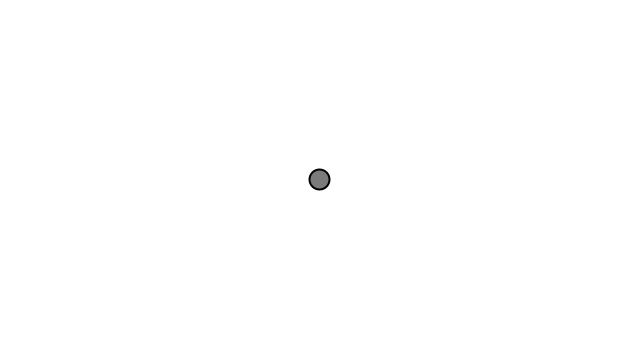
Frame 1 (no input)
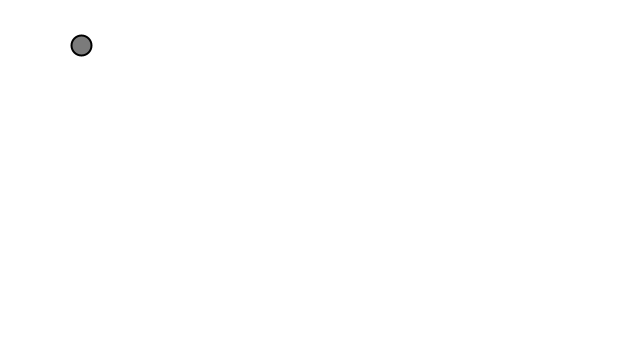
Frame 60 (the mouse pressed at the canvas centre just before this capture)
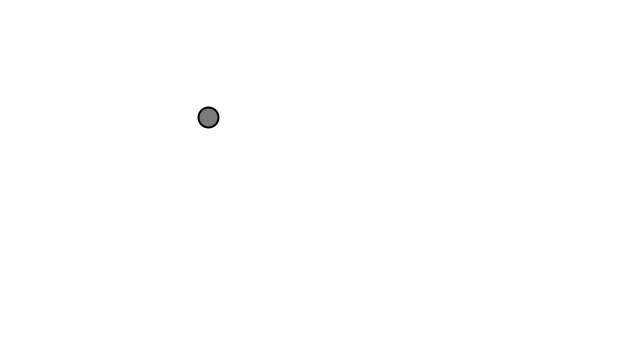
Frame 120 (the mouse held since frame 60 and released just before this capture)

The Processing sketch that drew these frames (run headless with seeded random() and noise(); from frame 60 on, the mouse is pressed at the canvas centre):

// Processing sketch: accelerationToMouse01
// ── accelerationToMouse01.pde
Mover m;
int bgColor;

void setup() {
  size(640, 360);
  bgColor = 255;
  m = new Mover();
}

void draw() {
  background(bgColor);
  m.update();
  // m.edges();
  m.bounce();
  m.display();
}

// ── Mover.pde
class Mover {
  PVector pos, vel, acc;
  int rad;
  
  Mover() {
    rad = 10;
    pos = new PVector(width/2,height/2);
    vel = new PVector(0,0);
    acc = new PVector(0,0);
  }
  
  void update() {
    PVector mouse = new PVector(mouseX, mouseY);
    mouse.sub(pos);
    mouse.setMag(0.3); // tweak this val for more fun, or make non const
    acc = mouse;
    
    vel.add(acc);
    pos.add(vel);
    vel.limit(5); // turn on and off for different accels
  }
  
  void edges() {
    if(pos.x > width)    pos.x = 0;
    if(pos.x < 0)        pos.x = width;
    if(pos.y > height)   pos.y = 0;
    if(pos.y < 0)        pos.y = height;
  }
  
  // technically should only do things that effect acc, not pos or vel...
  void bounce() {
    if((pos.x > width - rad) || (pos.x < 0 + rad)) {
      vel.x *= -1;
    }
    if((pos.y > height - rad) || (pos.y < 0 + rad)) {
      vel.y *= -1;
    }
  }
  
  void display() {
    stroke(0);
    strokeWeight(2);
    fill(123);
    ellipseMode(RADIUS);
    ellipse(pos.x,pos.y,rad,rad);
  }
}
